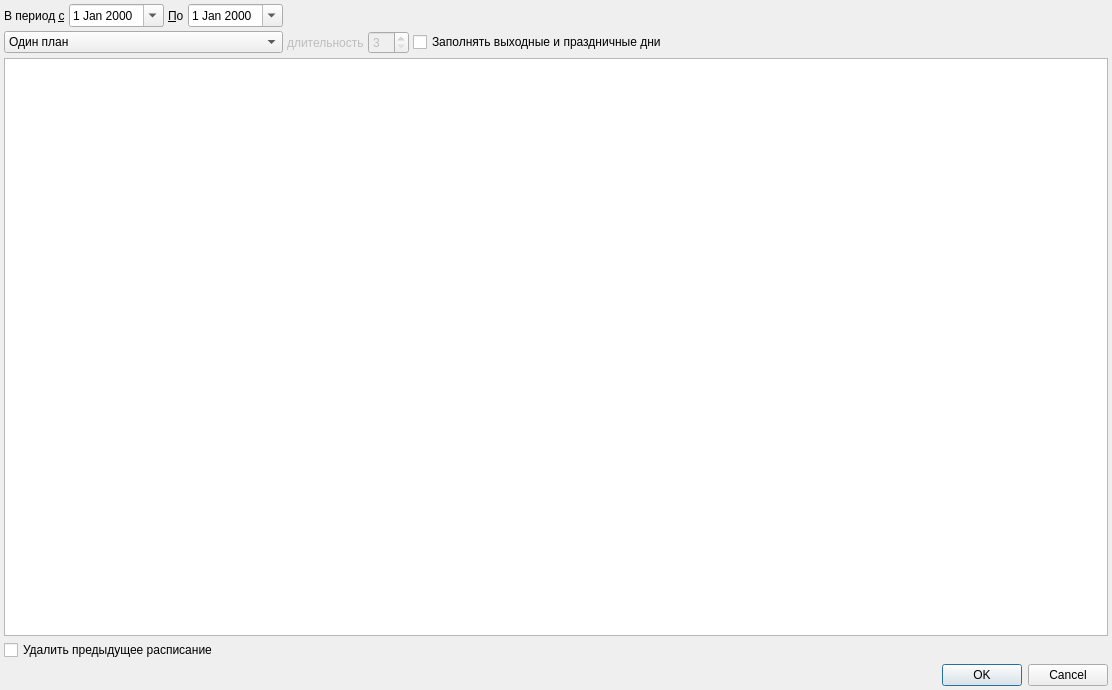
<?xml version="1.0" encoding="UTF-8"?>
<ui version="4.0">
 <class>TemplateDialog</class>
 <widget class="QDialog" name="TemplateDialog">
  <property name="geometry">
   <rect>
    <x>0</x>
    <y>0</y>
    <width>1112</width>
    <height>690</height>
   </rect>
  </property>
  <property name="windowTitle">
   <string>Шаблон планировщика</string>
  </property>
  <layout class="QGridLayout" name="gridLayout">
   <property name="margin">
    <number>4</number>
   </property>
   <property name="spacing">
    <number>4</number>
   </property>
   <item row="2" column="0" colspan="8">
    <widget class="CPersonTimeTableView" name="tblTimeTable"/>
   </item>
   <item row="1" column="0" colspan="4">
    <widget class="QComboBox" name="cmbTimelinePeriod">
     <property name="sizePolicy">
      <sizepolicy hsizetype="Preferred" vsizetype="Fixed">
       <horstretch>0</horstretch>
       <verstretch>0</verstretch>
      </sizepolicy>
     </property>
     <item>
      <property name="text">
       <string>Один план</string>
      </property>
     </item>
     <item>
      <property name="text">
       <string>Нечет/чет</string>
      </property>
     </item>
     <item>
      <property name="text">
       <string>Произвольный график</string>
      </property>
     </item>
     <item>
      <property name="text">
       <string>Одна неделя</string>
      </property>
     </item>
     <item>
      <property name="text">
       <string>Две недели</string>
      </property>
     </item>
     <item>
      <property name="text">
       <string>Три недели</string>
      </property>
     </item>
     <item>
      <property name="text">
       <string>Четыре недели</string>
      </property>
     </item>
    </widget>
   </item>
   <item row="0" column="1">
    <widget class="CDateEdit" name="edtBegDate">
     <property name="sizePolicy">
      <sizepolicy hsizetype="Maximum" vsizetype="Fixed">
       <horstretch>0</horstretch>
       <verstretch>0</verstretch>
      </sizepolicy>
     </property>
     <property name="calendarPopup">
      <bool>true</bool>
     </property>
    </widget>
   </item>
   <item row="0" column="2">
    <widget class="QLabel" name="lblEndDate">
     <property name="sizePolicy">
      <sizepolicy hsizetype="Maximum" vsizetype="Preferred">
       <horstretch>0</horstretch>
       <verstretch>0</verstretch>
      </sizepolicy>
     </property>
     <property name="text">
      <string>&amp;По</string>
     </property>
     <property name="buddy">
      <cstring>edtEndDate</cstring>
     </property>
    </widget>
   </item>
   <item row="0" column="3">
    <widget class="CDateEdit" name="edtEndDate">
     <property name="sizePolicy">
      <sizepolicy hsizetype="Maximum" vsizetype="Fixed">
       <horstretch>0</horstretch>
       <verstretch>0</verstretch>
      </sizepolicy>
     </property>
     <property name="calendarPopup">
      <bool>true</bool>
     </property>
    </widget>
   </item>
   <item row="0" column="0">
    <widget class="QLabel" name="lblBegDate">
     <property name="sizePolicy">
      <sizepolicy hsizetype="Maximum" vsizetype="Preferred">
       <horstretch>0</horstretch>
       <verstretch>0</verstretch>
      </sizepolicy>
     </property>
     <property name="text">
      <string>В период &amp;с</string>
     </property>
     <property name="buddy">
      <cstring>edtBegDate</cstring>
     </property>
    </widget>
   </item>
   <item row="4" column="0" colspan="8">
    <widget class="QDialogButtonBox" name="buttonBox">
     <property name="orientation">
      <enum>Qt::Horizontal</enum>
     </property>
     <property name="standardButtons">
      <set>QDialogButtonBox::Cancel|QDialogButtonBox::Ok</set>
     </property>
    </widget>
   </item>
   <item row="3" column="0" colspan="8">
    <widget class="QCheckBox" name="chkRemoveExistingSchedules">
     <property name="text">
      <string>Удалить предыдущее расписание</string>
     </property>
    </widget>
   </item>
   <item row="1" column="5">
    <widget class="QSpinBox" name="edtTimelineCustomLength">
     <property name="enabled">
      <bool>false</bool>
     </property>
     <property name="sizePolicy">
      <sizepolicy hsizetype="Maximum" vsizetype="Fixed">
       <horstretch>0</horstretch>
       <verstretch>0</verstretch>
      </sizepolicy>
     </property>
     <property name="minimum">
      <number>3</number>
     </property>
     <property name="maximum">
      <number>31</number>
     </property>
     <property name="value">
      <number>3</number>
     </property>
    </widget>
   </item>
   <item row="1" column="4">
    <widget class="QLabel" name="lblTimelineCustomLength">
     <property name="enabled">
      <bool>false</bool>
     </property>
     <property name="sizePolicy">
      <sizepolicy hsizetype="Maximum" vsizetype="Preferred">
       <horstretch>0</horstretch>
       <verstretch>0</verstretch>
      </sizepolicy>
     </property>
     <property name="text">
      <string>длительность</string>
     </property>
     <property name="buddy">
      <cstring>edtTimelineCustomLength</cstring>
     </property>
    </widget>
   </item>
   <item row="0" column="4" colspan="4">
    <spacer name="horizontalSpacer">
     <property name="orientation">
      <enum>Qt::Horizontal</enum>
     </property>
     <property name="sizeHint" stdset="0">
      <size>
       <width>449</width>
       <height>20</height>
      </size>
     </property>
    </spacer>
   </item>
   <item row="1" column="6">
    <widget class="QCheckBox" name="chkFillRedDays">
     <property name="text">
      <string>Заполнять выходные и праздничные дни</string>
     </property>
    </widget>
   </item>
   <item row="1" column="7">
    <spacer name="horizontalSpacer_2">
     <property name="orientation">
      <enum>Qt::Horizontal</enum>
     </property>
     <property name="sizeHint" stdset="0">
      <size>
       <width>40</width>
       <height>20</height>
      </size>
     </property>
    </spacer>
   </item>
  </layout>
 </widget>
 <customwidgets>
  <customwidget>
   <class>CDateEdit</class>
   <extends>QDateEdit</extends>
   <header>library/DateEdit</header>
  </customwidget>
  <customwidget>
   <class>CPersonTimeTableView</class>
   <extends>QTableView</extends>
   <header>Timeline/PersonTimeTable.h</header>
  </customwidget>
 </customwidgets>
 <tabstops>
  <tabstop>edtBegDate</tabstop>
  <tabstop>edtEndDate</tabstop>
  <tabstop>cmbTimelinePeriod</tabstop>
  <tabstop>edtTimelineCustomLength</tabstop>
  <tabstop>chkFillRedDays</tabstop>
  <tabstop>tblTimeTable</tabstop>
  <tabstop>chkRemoveExistingSchedules</tabstop>
  <tabstop>buttonBox</tabstop>
 </tabstops>
 <resources/>
 <connections>
  <connection>
   <sender>buttonBox</sender>
   <signal>accepted()</signal>
   <receiver>TemplateDialog</receiver>
   <slot>accept()</slot>
   <hints>
    <hint type="sourcelabel">
     <x>676</x>
     <y>702</y>
    </hint>
    <hint type="destinationlabel">
     <x>157</x>
     <y>224</y>
    </hint>
   </hints>
  </connection>
  <connection>
   <sender>buttonBox</sender>
   <signal>rejected()</signal>
   <receiver>TemplateDialog</receiver>
   <slot>reject()</slot>
   <hints>
    <hint type="sourcelabel">
     <x>704</x>
     <y>702</y>
    </hint>
    <hint type="destinationlabel">
     <x>286</x>
     <y>224</y>
    </hint>
   </hints>
  </connection>
 </connections>
</ui>
